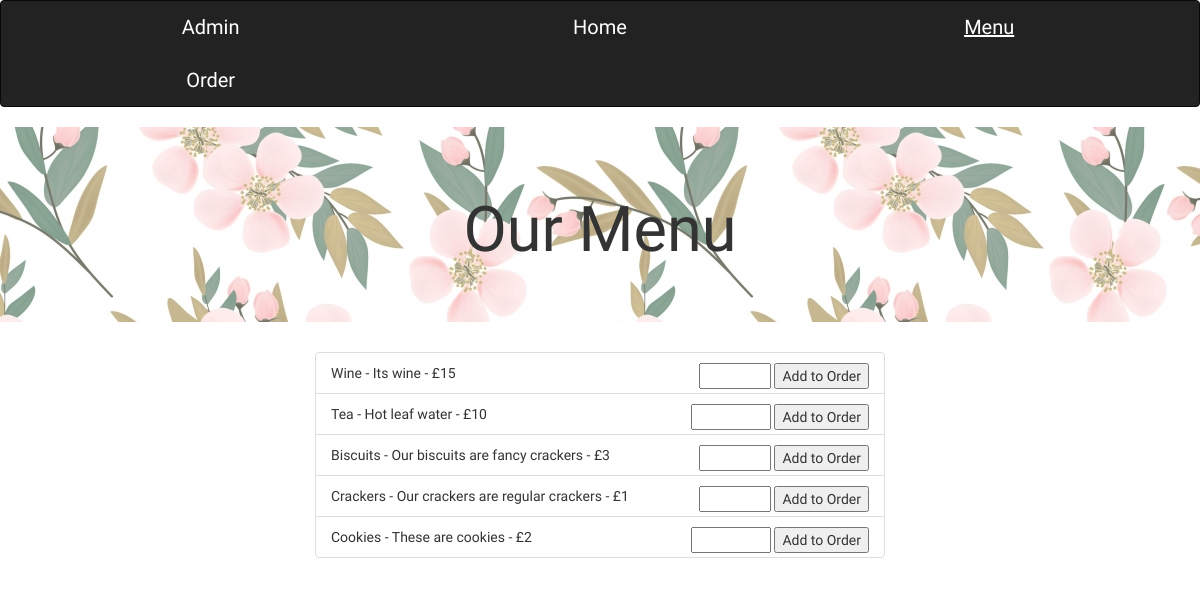
/public/menu.php, run on the app's committed database.
### tables this page shows
CREATE TABLE `menuitems` (
  `ItemId` int(11) NOT NULL,
  `Title` varchar(255) NOT NULL,
  `Details` varchar(255) NOT NULL,
  `IsFood` tinyint(1) NOT NULL,
  `Price` float NOT NULL,
  `Withdrawn` tinyint(1) NOT NULL DEFAULT '0'
);

### src/model/DBFunctions.php (called while the page is built, shortened)
<?php
function getConnection()
{
    $dataSourceName = 'mysql:dbname='.DB_DATABASE.';host='.DB_SERVER;
    $dbConnection = null;
    try{
        $dbConnection = new PDO($dataSourceName, DB_USER, DB_PASSWORD);
    }catch(PDOException $err)
    {
        echo 'Connection failed: ', $err->getMessage();
    }
    return $dbConnection;
}
function getAllMenuItems()
{
    $statement = getConnection()->prepare("CALL GetAllMenuItems()");
    $statement->execute();
    $menuItems = $statement->fetchAll(PDO::FETCH_ASSOC);
    return $constructedMenuItemsArray = constructMenuItemObjects($menuItems);
}
function constructMenuItemObjects($menuItems){
    $constructedMenuItemsArray = Array();
    for ($i = 0; $i < count($menuItems); ++$i){
        $itemId =  $menuItems[$i]["ItemId"];
        $title = $menuItems[$i]["Title"];
        $details = $menuItems[$i]["Details"];
        $isFood = $menuItems[$i]["IsFood"];
        $price = $menuItems[$i]["Price"];
        $withdrawn = $menuItems[$i]["Withdrawn"];
        $amountInStock = getQuantityLeftInStock($itemId);
        $menuItem = new MenuItem($itemId, $title, $details, $isFood, $price, $withdrawn, $amountInStock);
        array_push($constructedMenuItemsArray, $menuItem);
    }
    return $constructedMenuItemsArray;
}
function getQuantityLeftInStock($itemId){
    $statement = getConnection()->prepare("CALL GetAmountInStock(".$itemId.")");
    $statement->execute();
    $resultSet = $statement ->fetchAll(PDO::FETCH_ASSOC);
    return $resultSet;
}

### src/model/MenuItem.php (called while the page is built, shortened)
<?php
class MenuItem
{
private $itemId, $title, $details, $isFood, $price, $withdrawn, $amountInStock;
    public function __construct($itemId, $title, $details, $isFood, $price, $withdrawn, $amountInStock)
    {
        $this->itemId = $itemId;
        $this->title = $title;
        $this->details = $details;
        $this->price = $price;
        $this->withdrawn = $withdrawn;
    }
    public function getItemId()
    {
        return $this->itemId;
    }
    public function getTitle()
    {
        return $this->title;
    }
    public function getDetails()
    {
        return $this->details;
    }
    public function getPrice()
    {
        return $this->price;
    }
    public function getWithdrawn()
    {
        return $this->withdrawn;
    }
}

### public/menu.php (the view, shortened to what this page needs)
<?php
include $_SERVER['DOCUMENT_ROOT'].'/ISAD251/btgage/src/model/DBFunctions.php';
include $_SERVER['DOCUMENT_ROOT'].'/ISAD251/btgage/src/model/MenuItem.php';
?>
<html lang="en">
<head>
    <link rel="stylesheet" href="https://maxcdn.bootstrapcdn.com/bootstrap/3.4.0/css/bootstrap.min.css">
</head>
<body>
<nav class="navbar navbar-inverse">
    <div class="container-fluid">
        <a href="<?php $_SERVER['DOCUMENT_ROOT'] ?>admin.php">Admin</a>
        <a href="/ISAD251/btgage/index.php">Home</a>
        <a href="<?php $_SERVER['DOCUMENT_ROOT'] ?>menu.php" style="text-decoration: underline">Menu</a>
        <a href="<?php $_SERVER['DOCUMENT_ROOT'] ?>order.php">Order</a>
    </div>
</nav>
<div class="jumbotron">
    <h1 style="text-align: center">Our Menu</h1>
</div>
<div class="container-fluid">
    <div class="row">
        <div class="col-md-3"></div>
        <div class="col-md-6">
            <?php
                $menuItemsArray = getAllMenuItems();
                for ($i = 0; $i < count($menuItemsArray); ++$i){
                    $itemId = $menuItemsArray[$i]->getItemId();
                    $itemTitle = $menuItemsArray[$i]->getTitle();
                    $itemDetails = $menuItemsArray[$i]->getDetails();
                    $itemPrice =  $menuItemsArray[$i]->getPrice();
                    $itemWithdrawn = $menuItemsArray[$i]->getWithdrawn();
                    $quantityLeftInStock = getQuantityLeftInStock($itemId);
                        if(!empty($quantityLeftInStock)){
                            $quantityLeftInStock = $quantityLeftInStock[0]["Quantity"];
                        }else{
                            $quantityLeftInStock = 0;
                        }
                        if($itemWithdrawn == 0){
                        echo '
                        <li class="list-group-item">
                            ' . $itemTitle . ' - ' . $itemDetails . ' - £' . $itemPrice . '
                            <span class="pull-right">
                                <form action="menu.php" method="post">
                                    <input type="number" name="' . $itemId . 'Quantity" min="0" max="'.$quantityLeftInStock.'">
                                    <input type="submit" name="' . $itemId . 'Add" value="Add to Order">
                                </form>
                            </span>
                            <span class="pull-right"></span>
                        </li>
                        ';
                    }
                }
            ?>
        </div>
        <div class="col-md-3"></div>
    </div>
</div>
</body>
</html>

### public/menu.php (style rules this page uses)
body, html { height: 100%; font-family: "Inconsolata", sans-serif; text-align: left; }
h1 { font-family: "Inconsolata", sans-serif; text-align: left; }
.navbar a { float: left; padding: 12px; color: white; text-decoration: none; font-size: 20px; width: 33.33%; text-align: center; }
.jumbotron { text-align: center; background-image: url("/ISAD251/btgage/assets/img/cherryBlossom.jpg"); background-repeat: repeat; }

### data on the page
menuitems: Title "Wine", Details "Its wine", Price "15"
menuitems: Title "Tea", Details "Hot leaf water", Price "10"
menuitems: Title "Biscuits", Details "Our biscuits are fancy crackers", Price "3"
menuitems: Title "Crackers", Details "Our crackers are regular crackers", Price "1"
menuitems: Title "Cookies", Details "These are cookies", Price "2"
